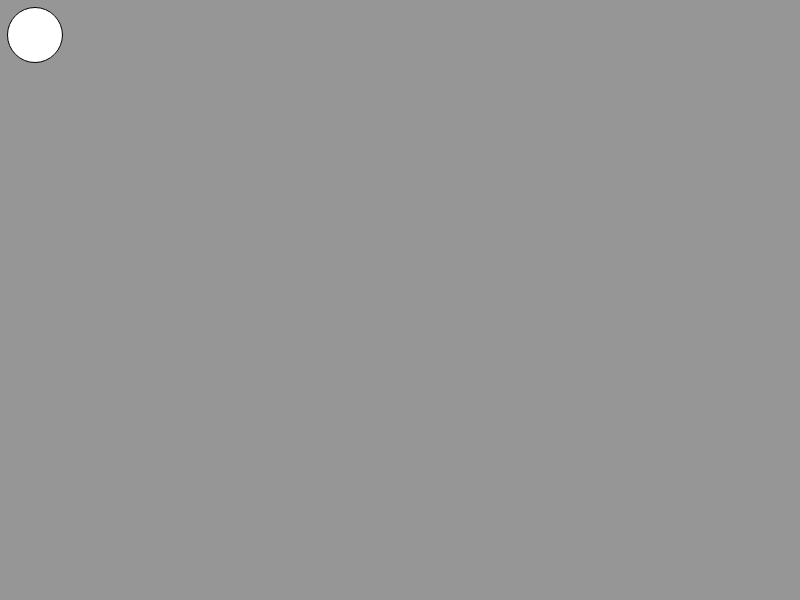
Frame 1 (no input)
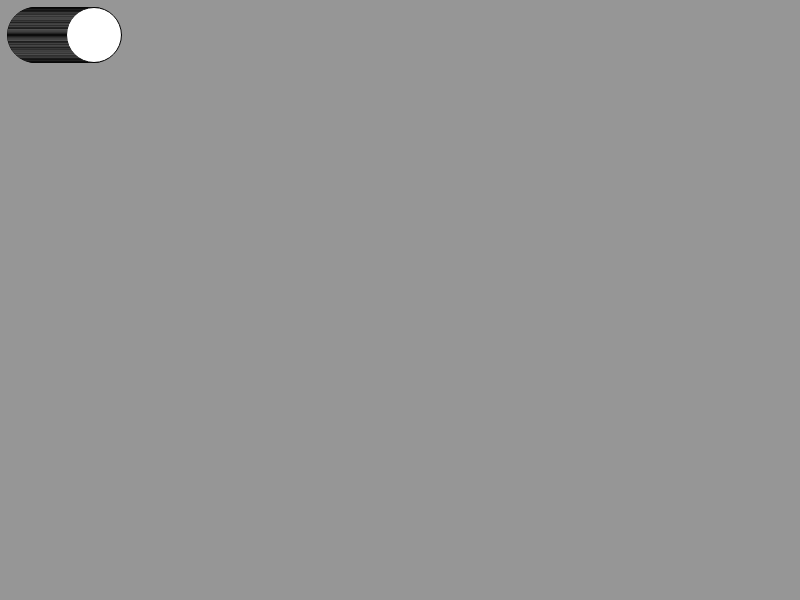
Frame 60 (no input)
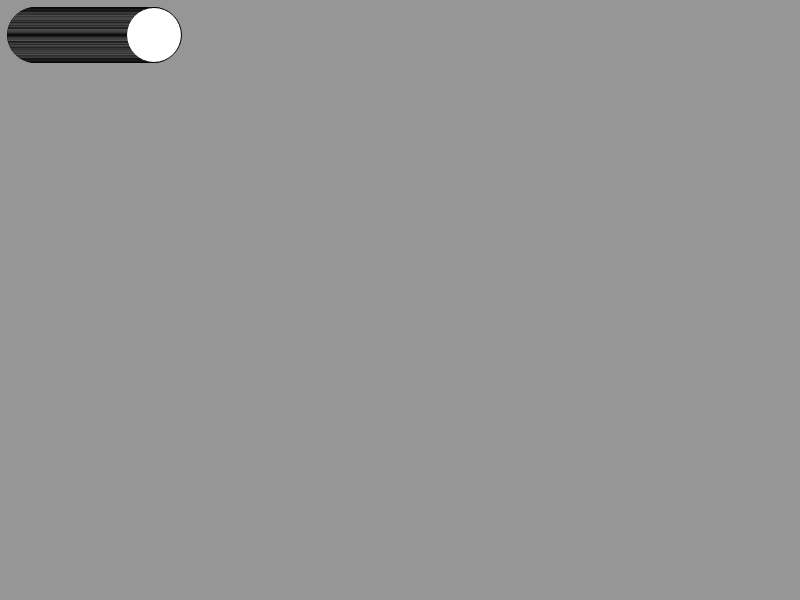
Frame 120 (the mouse pressed at the canvas centre since frame 60)

The p5.js sketch that drew these frames (run headless with seeded random() and noise() and a simulated clock; from frame 60 on, the mouse is pressed at the canvas centre):

// p5.js sketch
// ── sketch.js
var xaxis = 35;
var increaseamount = 1;
function setup() {
  createCanvas(displayWidth,displayHeight);
  background(150);
}
//function that plays functions on a loop
function draw() {
  rocketshape();
}

function rocketshape() {
  ellipse(xaxis,35,55,55);
  xaxis = xaxis + increaseamount;
}
